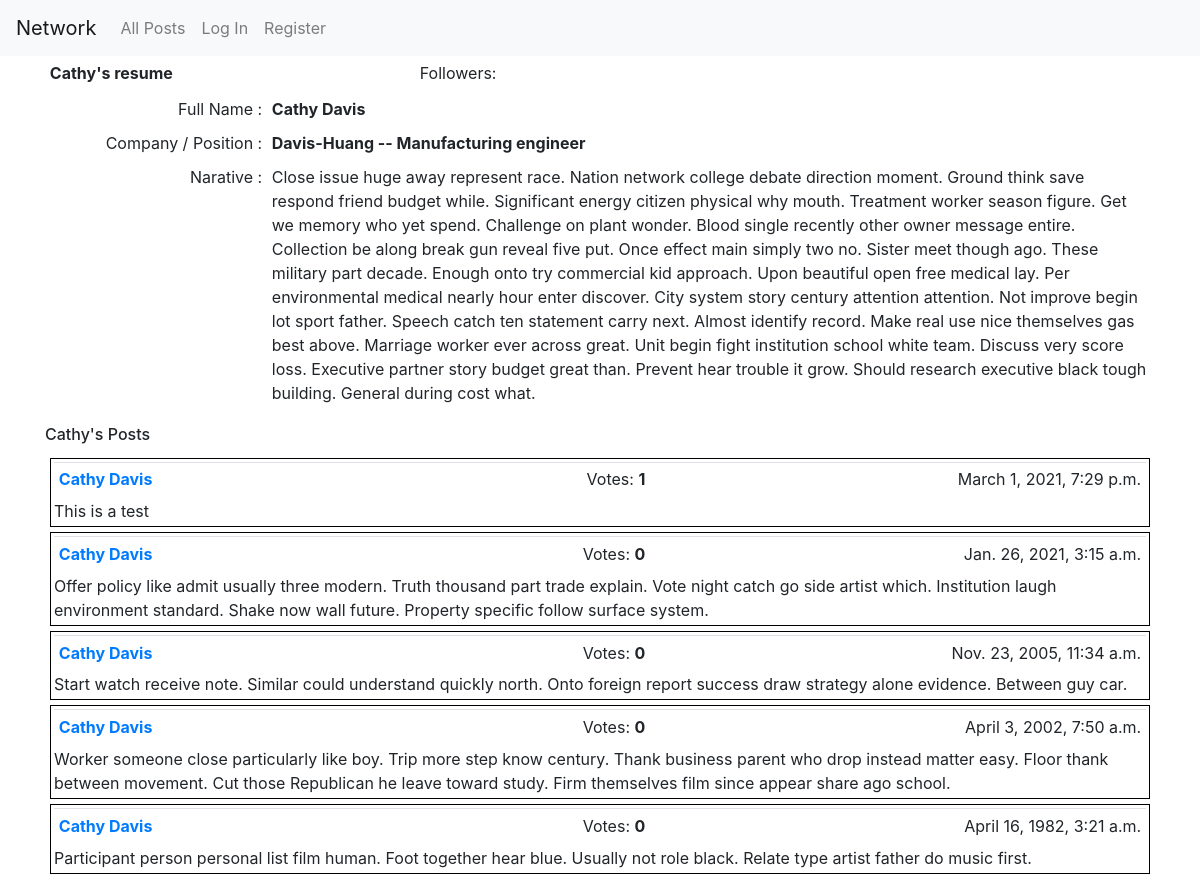
Page /7/ on the committed database.
### network/models.py (models this page shows, shortened)
class Resume(models.Model):
    user = models.OneToOneField("User", on_delete=models.CASCADE,
                                primary_key=True, related_name='details')
    company = models.CharField(max_length=64)
    job = models.CharField(max_length=64)
    website = models.URLField
    narative = models.TextField(max_length=1024)

class User(AbstractUser):
    pass

class Post(models.Model):
    user = models.ForeignKey("User", on_delete=models.CASCADE, related_name='posts')
    timestamp = models.DateTimeField(default=timezone.now)
    body = models.TextField(blank=False)
    class Meta:
        ordering = ["-timestamp"]

### network/views.py (the view)
# urls.py: path("<int:pk>/", views.ResumeDetailView.as_view(), name="resume"),
class ResumeDetailView(SingleObjectMixin, ListView):
    context_object_name = "resume"
    paginate_by = 10
    template_name = 'network/resume_detail.html'
    def get(self, request, *args, **kwargs):
        self.object = self.get_object(queryset=Resume.objects.all())
        return super().get(request, *args, **kwargs)
    def get_queryset(self):
        return utils.enrich(self.request, self.object.user.posts.all().order_by('-timestamp'))
    def get_context_data(self, **kwargs):
        context = super().get_context_data(**kwargs)
        context['resume'] = self.object
        return context

### network/utils.py (called while the page is built)
def enrich (request, p):
    all_posts = p.annotate(num_votes=Count("vote"))
    if request.user.is_authenticated:
        u1 = request.user
        v1 = Vote.objects.filter(user=u1).values_list('like')
        all_posts = all_posts.annotate(has_my_vote=Case(
            When(id__in=v1), then=Value(True), default=Value(False), output_field=BooleanField()
        ))
    return (all_posts)

### network/templates/network/resume_detail.html (shortened to what this page needs)
{% extends "network/layout.html" %}
{% load static %}
{% block body %}
  <div id="user-resume-view">
    <table class="table table1 table-borderless table-sm">
      <tr>
        <td><b>{{ resume.user.first_name }}'s resume</b></td>
        <td id="followers">Followers: </td>
        <td>
        </td>
      </tr>
    </table>
    <table class="table table-borderless table-sm">
      <tr>
          <td class="w-15" align="right">Full Name : </td>
          <td class="w-60"><b> {{ resume.user.first_name }} {{ resume.user.last_name }}</b></td>
      </tr>
      <tr>
          <td align="right">Company / Position :</td>
        <td><b>{{ resume.company }} -- {{ resume.job }}</b></td>
      </tr>
      <tr>
          <td align="right">Narative : </td>
          <td>{{ resume.narative }}</td>
      </tr>
    </table>
  </div>
  <div id="resume-user-post-view">
    <h6>{{ resume.user.first_name }}'s Posts</h6>
  </div>
{% endblock %}

### network/templates/network/layout.html (shortened to what this page needs)
{% load static %}
<!DOCTYPE html>
<html lang="en">
    <head>
        <link rel="stylesheet" href="https://stackpath.bootstrapcdn.com/bootstrap/4.4.1/css/bootstrap.min.css">
        <link href="{% static 'network/styles.css' %}" rel="stylesheet">
    </head>
    <body>
        <nav class="navbar navbar-expand-lg navbar-light bg-light">
            <a class="navbar-brand" href="#">Network</a>
            <div>
              <ul class="navbar-nav mr-auto">
                <li class="nav-item">
                  <a class="nav-link" href="{% url 'index' %}">All Posts</a>
                </li>
                {% if user.is_authenticated %}
                    <li class="nav-item">
                        <a class="nav-link" href="{% url 'following_posts' user.id %}">Following</a>
                    </li>
                    <li class="nav-item">
                        <a class="nav-link" href="{% url 'logout' %}">Log Out</a>
                    </li>
                {% else %}
                    <li class="nav-item">
                        <a class="nav-link" href="{% url 'login' %}">Log In</a>
                    </li>
                    <li class="nav-item">
                        <a class="nav-link" href="{% url 'register' %}">Register</a>
                    </li>
                {% endif %}
              </ul>
            </div>
          </nav>
        <div class="container">
            {% block body %}
            {% endblock %}
        <div class="pagination">
          <span class="step-links">
            {% for post in page_obj %}
              <div class="posts">
                <table class = "table table1 table-sm">
                  <tr>
                      <td class="w-40"><a href="{% url 'resume' post.user.id %}">
                            <b>{{ post.user.first_name }} {{ post.user.last_name }}</b>
                          </a>
                      </td>
                      <td class="w-15" style="text-align: right" id="votes">Votes:  <b>{{ post.num_votes }}</b>&nbsp</td>
                      <td class="w-10" style="text-align: center" id="vote-btn">
                      </td>
                      <td class="w-30"><span style="float: right">{{ post.timestamp }}</span></td>
                  </tr>
                </table>
                {% if post.user.username == user.username %}
                  <div class="match" onclick="update_post(this, {{ post.id }})">
                    {{ post.body }}
                  </div>
                {% else %}
                  <div class="nomatch">
                    {{ post.body }}
                  </div>
                {% endif %}
              </div>
            {% endfor %}
          </span>
        </div>
        </div>
    </body>
</html>

### network/static/network/styles.css (style rules this page uses)
html { font-family: Arial, sans-serif; }
.posts { max-height: 100px; overflow-y: auto; padding: 3px; margin: 5px; border: 1px solid black; }
.table1 { padding: 3px; border-collapse: collapse; margin-bottom: 3px; table-layout: fixed; }
table .w-15 { width: 15%; }
table .w-30 { width: 30%; }
table .w-40 { width: 40%; }
table .w-60 { width: 60%; }
#votes { text-align: right; }
#vote-btn { text-align: center; }

### rows in the picture
Resume: user.first_name "Cathy", user.last_name "Davis", company "Davis-Huang", job "Manufacturing engineer", narative "Close issue huge away represent race. Nation network college debate direction moment. Ground think save respond friend budget while. Significant energy citizen physical why mouth. Treatment worker season figure. Get we memory who yet spend. Challenge on plant wonder. Blood single recently other owner message entire. Collection be along break gun reveal five put. Once effect main simply two no. Sister meet though ago. These military part decade. Enough onto try commercial kid approach. Upon beautiful open free medical lay. Per environmental medical nearly hour enter discover. City system story century attention attention. Not improve begin lot sport father. Speech catch ten statement carry…"
Post: user.first_name "Cathy", user.last_name "Davis", num_votes "1", timestamp "March 1, 2021, 7:29 p.m.", body "This is a test"
Post: user.first_name "Cathy", user.last_name "Davis", num_votes "0", timestamp "Jan. 26, 2021, 3:15 a.m.", body "Offer policy like admit usually three modern. Truth thousand part trade explain. Vote night catch go side artist which. Institution laugh environment standard. Shake now wall future. Property specific follow surface system."
Post: user.first_name "Cathy", user.last_name "Davis", num_votes "0", timestamp "Nov. 23, 2005, 11:34 a.m.", body "Start watch receive note. Similar could understand quickly north. Onto foreign report success draw strategy alone evidence. Between guy car."
Post: user.first_name "Cathy", user.last_name "Davis", num_votes "0", timestamp "April 3, 2002, 7:50 a.m.", body "Worker someone close particularly like boy. Trip more step know century. Thank business parent who drop instead matter easy. Floor thank between movement. Cut those Republican he leave toward study. Firm themselves film since appear share ago school."
Post: user.first_name "Cathy", user.last_name "Davis", num_votes "0", timestamp "April 16, 1982, 3:21 a.m.", body "Participant person personal list film human. Foot together hear blue. Usually not role black. Relate type artist father do music first."
